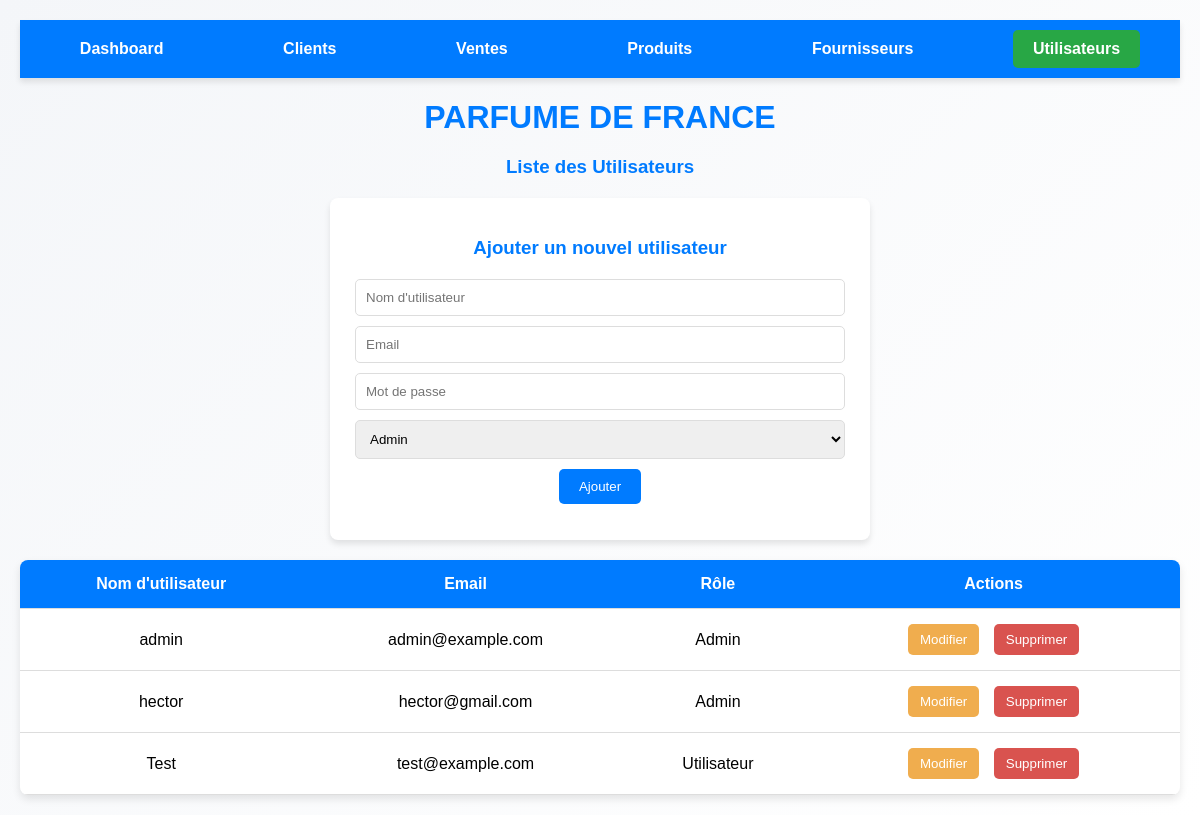
The app's page /module/utilisateurs/index.php (signed in) with its own data.
### tables this page shows
CREATE TABLE `utilisateurs` (
  `id` int(11) NOT NULL,
  `username` varchar(255) NOT NULL,
  `email` varchar(255) NOT NULL,
  `password` varchar(255) NOT NULL,
  `role` enum('admin','utilisateur','membre') NOT NULL,
  `created_at` timestamp NOT NULL DEFAULT current_timestamp()
);

### module/utilisateurs/index.php (the view, shortened to what this page needs)
<?php
include '../../config/database.php';
$query = $pdo->query("SELECT id, username, email, role FROM utilisateurs ORDER BY username ASC");
$utilisateurs = $query->fetchAll();
?>
<?php include '../../navbar.php'; ?>
<!DOCTYPE html>
<html lang="fr">
<head>
</head>
<body>
    <h1>PARFUME DE FRANCE</h1>
    <h3>Liste des Utilisateurs</h3>
    <?php if ($_SESSION['role'] === 'admin'): ?>
        <div class="form-container">
            <form method="POST">
                <h3>Ajouter un nouvel utilisateur</h3>
                <input type="text" name="username" placeholder="Nom d'utilisateur" required>
                <input type="email" name="email" placeholder="Email" required>
                <input type="password" name="password" placeholder="Mot de passe" required>
                <select name="role" required>
                    <option value="admin">Admin</option>
                </select>
                <button type="submit" name="ajouter_utilisateur">Ajouter</button>
            </form>
        </div>
    <?php endif; ?>
    <table>
        <thead>
            <tr>
                <th>Nom d'utilisateur</th>
                <th>Email</th>
                <th>Rôle</th>
                <th>Actions</th>
            </tr>
        </thead>
        <tbody>
            <?php foreach ($utilisateurs as $utilisateur): ?>
                <tr>
                    <td><?php echo htmlspecialchars($utilisateur['username']); ?></td>
                    <td><?php echo htmlspecialchars($utilisateur['email']); ?></td>
                    <td><?php echo ucfirst(htmlspecialchars($utilisateur['role'])); ?></td>
                    <td class="actions">
                        <?php if ($_SESSION['role'] === 'admin'): ?>
                            <button class="edit" onclick="modifierUtilisateur(<?php echo $utilisateur['id']; ?>)">Modifier</button>
                            <button class="delete" onclick="supprimerUtilisateur(<?php echo $utilisateur['id']; ?>)">Supprimer</button>
                        <?php endif; ?>
                    </td>
                </tr>
            <?php endforeach; ?>
        </tbody>
    </table>
</body>
</html>

### module/utilisateurs/index.php (style rules this page uses)
body { font-family: Arial, sans-serif; margin: 0; padding: 20px; background: linear-gradient(135deg, #f4f6f9, #ffffff); }
h1, h3 { text-align: center; color: #007BFF; margin-bottom: 20px; }
table { width: 100%; border-collapse: collapse; background-color: #fff; box-shadow: 0 4px 8px rgba(0, 0, 0, 0.1); border-radius: 8px; overflow: hidden; }
th, td { padding: 15px; text-align: center; border-bottom: 1px solid #ddd; }
th { background-color: #007BFF; color: white; }
.actions button { padding: 8px 12px; margin: 0 5px; border: none; border-radius: 5px; cursor: pointer; transition: background-color 0.3s ease; }
.edit { background-color: #f0ad4e; color: white; }
.delete { background-color: #d9534f; color: white; }
.form-container { margin: 20px auto; padding: 20px; background: #ffffff; box-shadow: 0 4px 6px rgba(0, 0, 0, 0.1); border-radius: 8px; max-width: 500px; text-align: center; }
.form-container input, .form-container select { width: calc(100% - 10px); padding: 10px; margin-bottom: 10px; border: 1px solid #ddd; border-radius: 5px; }
.form-container button { padding: 10px 20px; background: #007BFF; color: white; border: none; border-radius: 5px; cursor: pointer; transition: background 0.3s ease; }

### records on screen
utilisateurs: username "admin", email "admin@example.com", role "Admin"
utilisateurs: username "hector", email "hector@gmail.com", role "Admin"
utilisateurs: username "Test", email "test@example.com", role "Utilisateur"
